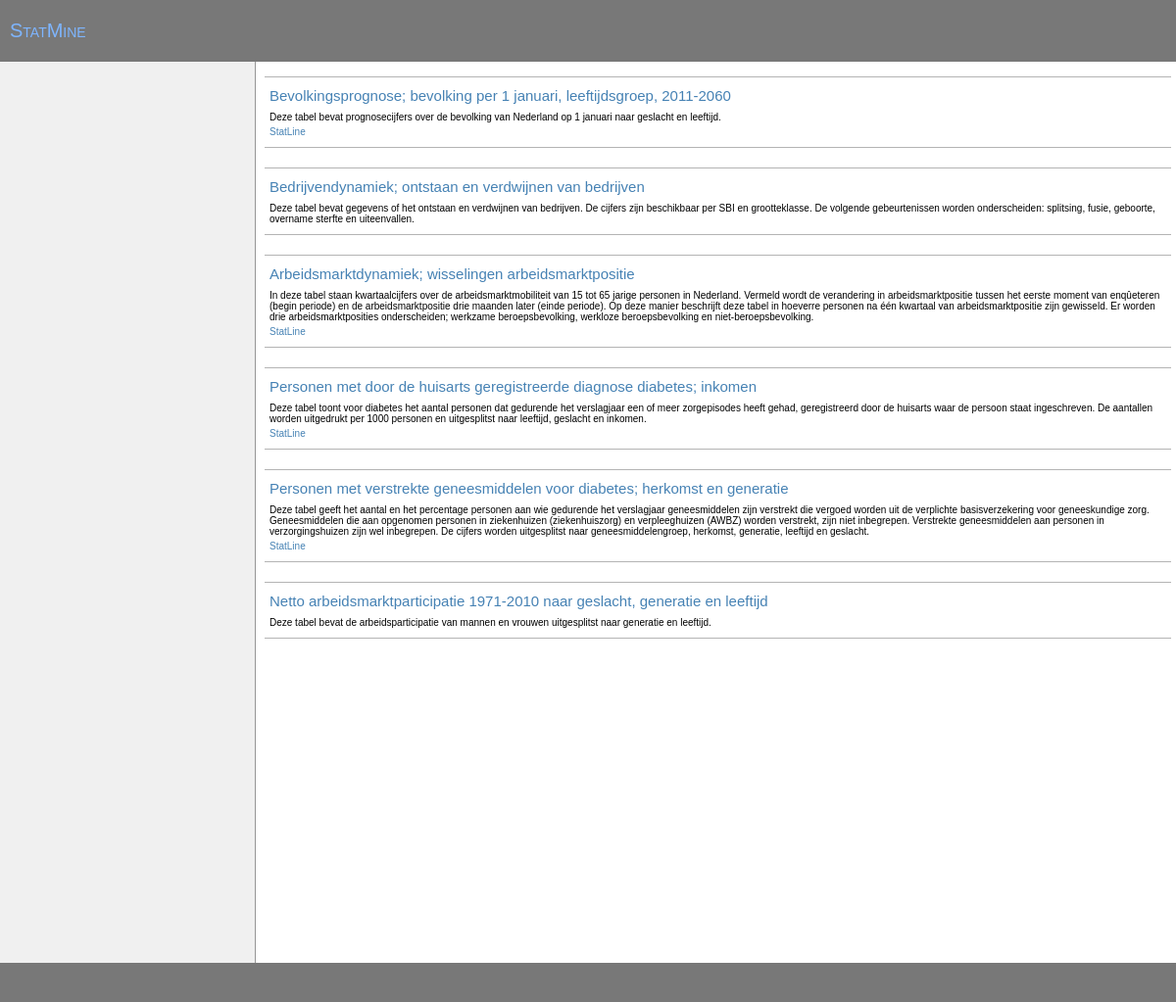
Before: / with the older database file.
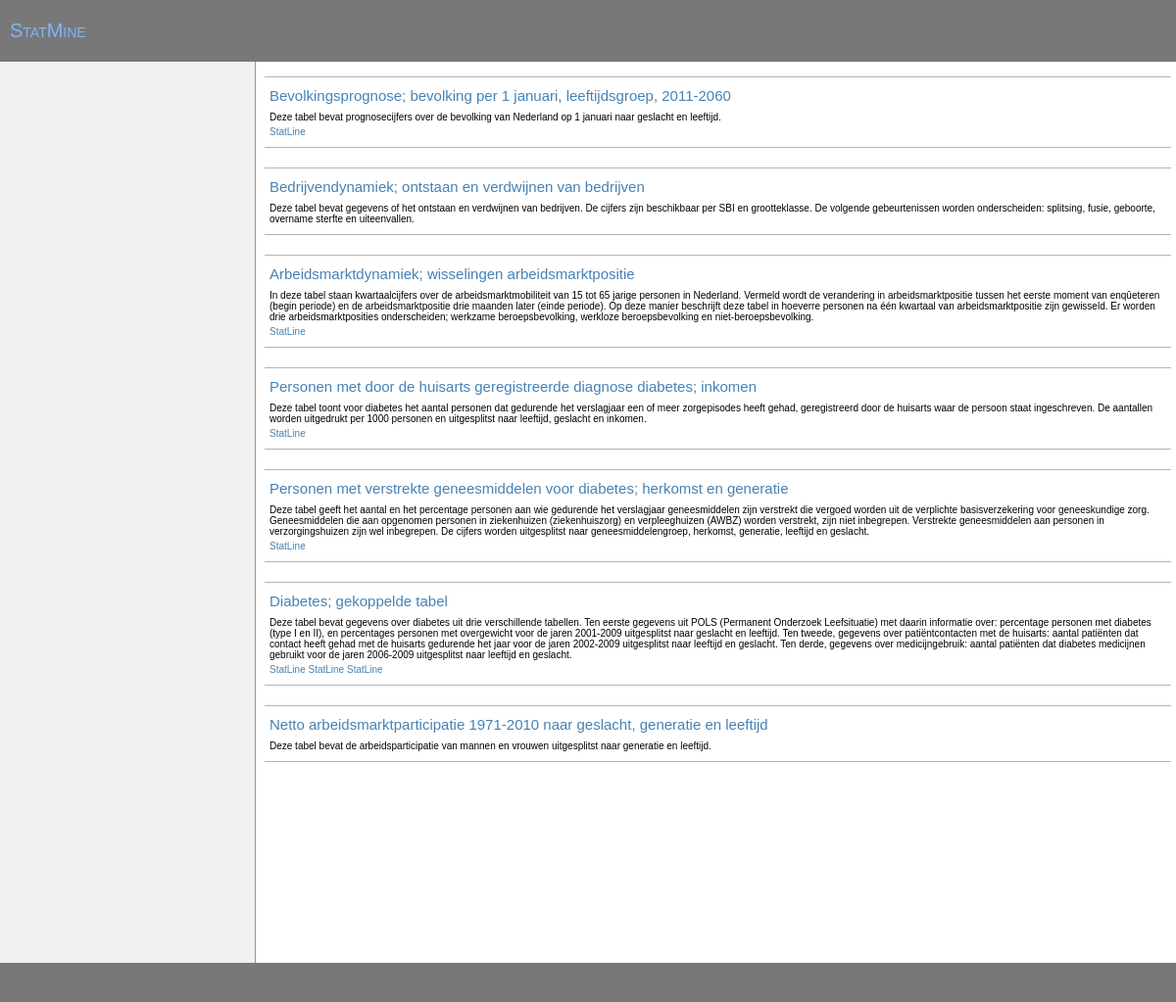
After: the same page with the newer database file.
### tables this page shows
CREATE TABLE tables 
( id INTEGER,
	name TEXT,
	longname TEXT,
	description TEXT,
	url TEXT 
);

### php/meta.php (called while the page is built, shortened)
<?php
  $META = array();
  $META['bevolkingsprognoses'] = array(
      'longname' => 'Bevolkingsprognose; bevolking per 1 januari, leeftijdsgroep, 2011-2060',
      'description' => 'Deze tabel bevat prognosecijfers over de bevolking van Nederland op 1 ' .
          'januari naar geslacht en leeftijd. ',
      'url' => 'http://statline.cbs.nl/StatWeb/selection/?DM=SLNL&PA=80755NED&VW=T',
      'variables' => array("gender", "age", "year", "variable"),
      'idvariables' => array("gender", "age", "year"),
      'gender' => array(
          'longname' => 'Geslacht',
          'default' => 3,
          'defaultnot' => 3,
          'levels' => array('Man', 'Vrouw', 'Totaal')
        ),
      'age' => array(
          'longname' => 'Leeftijd',
          'default' => 21,
          'defaultnot' => 21,
          'levels' => array(
              "0-5",   "5-10",  "10-15", "15-20", "20-25", "25-30", "30-35", "35-40",
              "40-45", "45-50", "50-55", "55-60", "60-65", "65-70", "70-75", "75-80", "80-85",
              "85-90", "90-95", "95+", "Totaal")
        ),
      'year' => array(
          'longname' => 'Jaar',
          'default' => 50,
          'defaultnot' => 50,
          'levels' => array(
              "2011", "2012", "2013", "2014", "2015", "2016", "2017", "2018", "2019", "2020",
              "2021", "2022", "2023", "2024", "2025", "2026", "2027", "2028", "2029", "2030",
              "2031", "2032", "2033", "2034", "2035", "2036", "2037", "2038", "2039", "2040",
              "2041", "2042", "2043", "2044", "2045", "2046", "2047", "2048", "2049", "2050",
              "2051", "2052", "2053", "2054", "2055", "2056", "2057", "2058", "2059", "2060")
        ),
      'prognosis' => array(
          'longname' => 'Verwacht aantal personen'
        ),
      'default_graph' => array(
          'type' => 'line',
          'xcat' => 'year',
          'ynum' => 'prognosis',
          'colour' => 'gender'
        )
    );
  $META['diabetes'] = array(
      'longname' => 'Personen met door de huisarts geregistreerde diagnose diabetes; inkomen',
      'description' => 'Deze tabel toont voor diabetes het aantal personen dat ' .
        'gedurende het verslagjaar een of meer zorgepisodes heeft gehad, geregistreerd ' .
        'door de huisarts waar de persoon staat ingeschreven. De aantallen worden ' .
        'uitgedrukt per 1000 personen en uitgesplitst naar leeftijd, geslacht en inkomen.',
      'url' => 'http://statline.cbs.nl/StatWeb/selection/?DM=SLNL&PA=80824NED&VW=T',
      'variables' => array("jaar", "inkomensgroep", "geslacht", "leeftijd", "variable"),
      'idvariables' => array("jaar", "inkomensgroep", "geslacht", "leeftijd"),
      'jaar' => array(
          'longname' => 'Jaar',
          'default' => 8,
          'levels' => array('2002', '2003', '2004', '2005', '2006', '2007', '2008', '2009')
        ),
      'inkomensgroep' => array(
          'longname' => 'Inkomensgroep',
          'default' => 11,
          'defaultnot' => 11,
          'levels' => array('1e 10%-inkomensgroep (laag inkomen)', '2e 10%-inkomensgroep',
            '3e 10%-inkomensgroep', '4e 10%-inkomensgroep', '5e 10%-inkomensgroep',
            '6e 10%-inkomensgroep', '7e 10%-inkomensgroep', '8e 10%-inkomensgroep',
            '9e 10%-inkomensgroep', '10e 10%-inkomensgroep (hoog inkomen)', 'Totaal')
        ),
      'geslacht' => array(
          'longname' => 'Geslacht',
          'default' => 3,
          'defaultnot' => 3,
          'levels' => array('Man', 'Vrouw', 'Totaal')
        ),
      'leeftijd' => array(
          'longname' => 'Leeftijd',
          'default' => 7,
          'defaultnot' => 7,
          'levels' => array('0 tot 15 jaar', '15 tot 30 jaar', '30 tot 45 jaar',
            '45 tot 60 jaar', '60 tot 75 jaar', '75 jaar of ouder', 'Totaal')
        ),
      'aantal_patienten'=> array(
          'longname' => 'Aantal patiënten met diabetes'
        ),
      'default_graph' => array(
          'type' => 'bar',
          'ycat' => 'jaar',
          'size' => 'aantal_patienten'
        )
    );
  $META['participation'] = array(
      'longname' => 'Netto arbeidsmarktparticipatie 1971-2010 naar geslacht, generatie en leeftijd',
      'description' => 'Deze tabel bevat de arbeidsparticipatie van mannen en vrouwen uitgesplitst ' .
          'naar generatie en leeftijd.',
      'url' => '',
      'variables' => array("geslacht", "generatie", "leeftijd", "variable"),
      'idvariables' => array("geslacht", "generatie", "leeftijd"),
      'geslacht' => array(
          'longname' => 'Geslacht',
          'default' => 2,
          'levels' => array('Man', 'Vrouw')
        ),
      'generatie' => array(
          'longname' => 'Geboortegeneratie',
          'default' => 4,
          'levels' => array(
              "1906-1910", "1911-1915", "1916-1920", "1921-1925", "1926-1930", "1931-1935", "1936-1940",
              "1941-1945", "1946-1950", "1951-1955", "1956-1960", "1961-1965", "1966-1970", "1971-1975",
              "1976-1980", "1981-1985", "1986-1990")
        ),
      'leeftijd' => array(
          'longname' => 'Leeftijd',
          'default' => 1,
          'levels' => array(
              '16', '17', '18', '19', '20', '21', '22', '23', '24', '25', '26', '27', '28', '29', '30',
              '31', '32', '33', '34', '35', '36', '37', '38', '39', '40', '41', '42', '43', '44', '45',
              '46', '47', '48', '49', '50', '51', '52', '53', '54', '55', '56', '57', '58', '59', '60',
              '61', '62', '63', '64', '65', '66', '67')
        ),
      'participatie'=> array(
          'longname' => 'Arbeidsmarktparticipatie'
        ),
      'default_graph' => array(
          'type' => 'line',
          'ynum' => 'participatie',
          'xcat' => 'leeftijd',
          'colour' => 'generatie',
          'row' => 'geslacht'
        )
    );
?>

### index.php (the view, shortened to what this page needs)
<!DOCTYPE html>
<html>
  <head>
    <link type="text/css" href="css/ui.css" rel="stylesheet" />
    <link type="text/css" href="css/smoothness/jquery-ui-1.8.17.custom.css" rel="stylesheet" />
  </head>
  <body>
  <header>
    <h1><a href="index.php">StatMine</a></h1>
  </header>
  <article>
    <div class="menu">
    </div>
    <div class="content">
<?php
  require_once("php/meta.php");
  $pdo = new PDO("sqlite:data/test.sqlite");
  $r = $pdo->query("SELECT * FROM tables");
  while ($row = $r->fetch()) {
    $meta = $META[$row['name']];
    echo '<div class="table">';
    echo '<h2><a href="ui.php?id=' . $row['id'] . '">' .  $meta['longname'] . '</a></h2>';
    echo '<p>' . $meta['description'] . '</p>';
    if (isset($meta['url']) && $meta['url'] != '') {
      echo '<p class="tableoptions">';
      if (!is_array($meta['url'])) $meta['url'] = array($meta['url']);
      foreach($meta['url'] as $url) echo '<a href="' . $url . '">StatLine</a> ';
      echo '</p>';
    }
    echo '</div>';
  }
?>
    </div>
  </article>
  <footer>
  </footer>
  </body>
</html>

### css/ui.css (style rules this page uses)
BODY { font-family : sans-serif; font-size: 10px; color : black; }
* { padding : 0pt; margin : 0pt; border : none 0pt; font-weight : normal; text-decoration : none; }
a { color : steelblue; font-size : inherit; }
header, footer { background : rgb(120, 120, 120); border-bottom : rgb(10, 10, 10); padding : 20px 10px; color : white; }
header h1 { font-size : 200%; color : inherit; font-variant : small-caps; }
header a { color : #7eb5ff; }
footer { clear : both; }
article { float : left; width : 100%; }
div.menu { float : left; width : 240px; padding : 10px 10px; min-height : 900px; background : rgb(240, 240, 240); border-right : rgb(150, 150, 150) solid 1px; }
div.table { margin-top : 10px; margin-bottom : 20px; border-bottom : 1px solid rgb(180, 180, 180); border-top : 1px solid rgb(180, 180, 180); padding : 10px 5px; }
div.table H2 { margin-bottom : 8px; }
div.table p.tableoptions { margin-top : 4px; }
div.content { margin-left : 265px; padding : 5px; }

Changed rows visible on the page:
added tables: name "Diabetes; gekoppelde tabel", name "Deze tabel bevat gegevens over diabetes uit drie verschillende tabellen. Ten eerste gegevens uit POLS (Permanent Onderzoek Leefsituatie) met daarin informatie over: percentage personen met diabetes (type I en II), en percentages personen met overgewicht voor de jaren 2001-2009 uitgesplitst naar geslacht en leeftijd. Ten tweede, gegevens over patiëntcontacten met de huisarts: aantal patiënten dat contact heeft gehad met de huisarts gedurende het jaar voor de jaren 2002-2009 uitgesplitst naar leeftijd en geslacht. Ten derde, gegevens over medicijngebruik: aantal patiënten dat diabetes medicijnen gebruikt voor de jaren 2006-2009 uitgesplitst naar leeftijd en geslacht."
